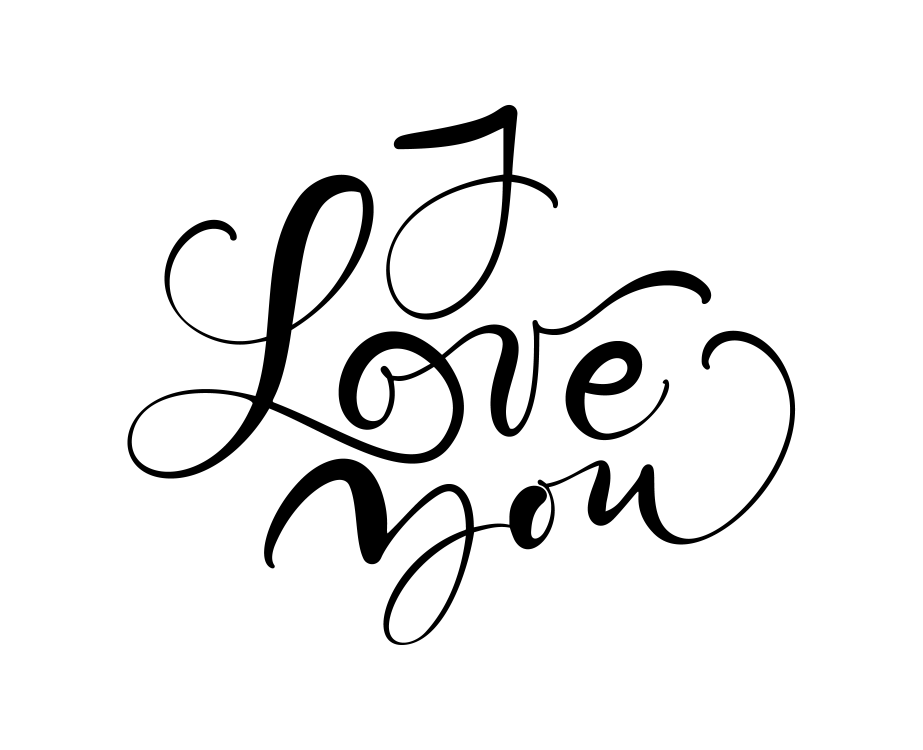
#> input picture img/letras.jpg, 5536 x 4500 px, found by its file name (shown at 1/6 size)
$ python 01-erocion.py
#> lines starting #> are read from the running program, lines starting #| are printed output that depends on the picture; after the words box and inside, x2 and y2 are one past the last pixel; in counts of white or black regions, pixels touching at a corner belong together
import cv2
import numpy as np

imagen = cv2.imread('img/letras.jpg', cv2.IMREAD_GRAYSCALE)
#> imagen is the input picture: shape (4500, 5536); min 0, max 255, mean 238.4

#Definimos el porcentaje el cambio de tamano
scale_porcent = 10
print(imagen.shape)
#| (4500, 5536)
#Cambiar tamano de imagen
#definir el ancho de la imagen, shape devuelve las dimensiones
width = int(imagen.shape[0] * scale_porcent/100)
#> width = 450
height = int(imagen.shape[1] * scale_porcent/100)
#> height = 553

#resize image
imagen_resized = cv2.resize(imagen,(width, height), interpolation=cv2.INTER_AREA)
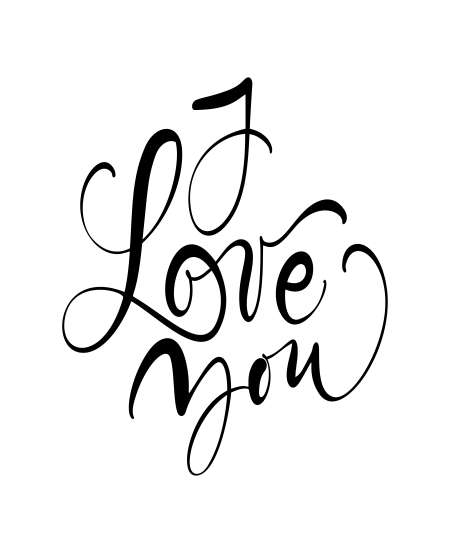
#> imagen_resized: shape (553, 450); min 0, max 255, mean 238.4

_,binary_image = cv2.threshold(imagen_resized,0,255,cv2.THRESH_BINARY + cv2.THRESH_OTSU)
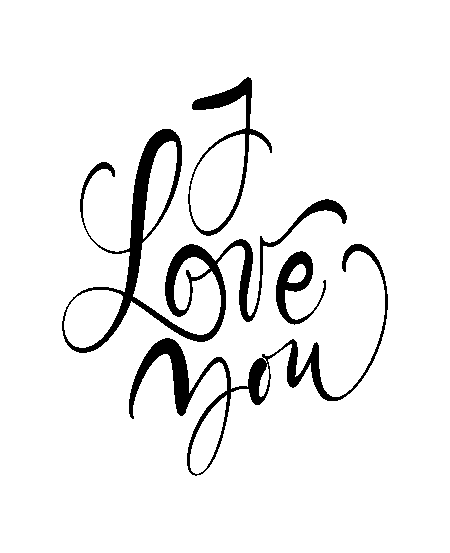
#> binary_image: shape (553, 450); 93.4% white; 4 black regions, box (x1, y1, x2, y2) and area: (62, 129, 347, 353) 7911, (129, 244, 388, 476) 5189, (188, 77, 272, 236) 1938, (276, 251, 326, 325) 1285

kenel = np.ones((5,5),np.uint8)

invert = cv2.bitwise_not(binary_image)

erosion = cv2.erode(invert,kernel=kenel,iterations=1)
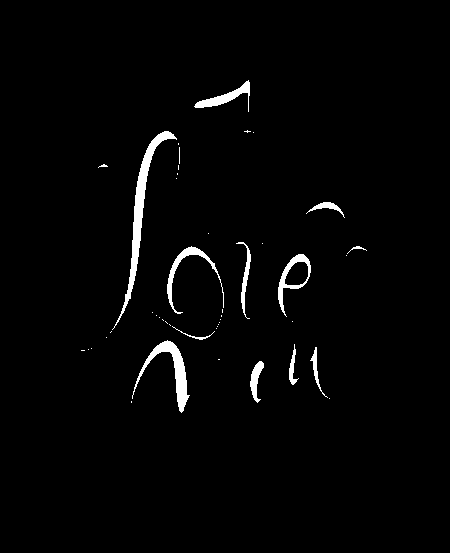
#> erosion: shape (553, 450); 2.1% white; 45 white regions (33 under 20 px), largest, box (x1, y1, x2, y2) and area: (112, 131, 177, 330) 1475, (132, 340, 190, 413) 966, (167, 246, 224, 314) 555
cv2.imshow('Original', imagen_resized)
cv2.imshow('Binaria', invert)
cv2.imshow('Erosion', erosion)
cv2.waitKey(0)

$ run again, with img/bananos.jpg copied over img/letras.jpg
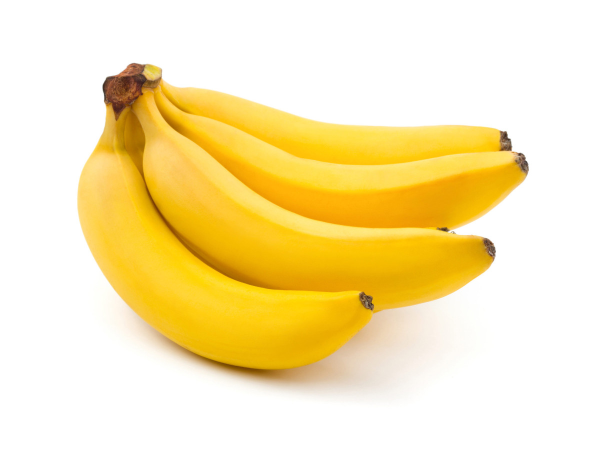
#> input picture img/bananos.jpg, 1200 x 900 px, found by its file name (shown at 1/2 size)
#| (900, 1200)
#> `_,binary_image = cv2.threshold(imagen_resized,0,255,cv2.THRESH_BINARY ..`:
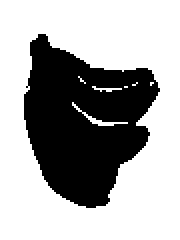
#> binary_image: shape (120, 90) (shown 2 times larger); 65.9% white; 1 black region, box (x1, y1, x2, y2) and area: (12, 17, 80, 104) 3687
#> `erosion = cv2.erode(invert,kernel=kenel,iterations=1)`:
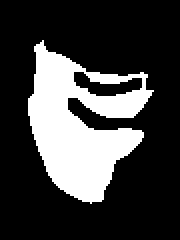
#> erosion: shape (120, 90) (shown 2 times larger); 24.7% white; 1 white region, box (x1, y1, x2, y2) and area: (14, 20, 77, 102) 2671
